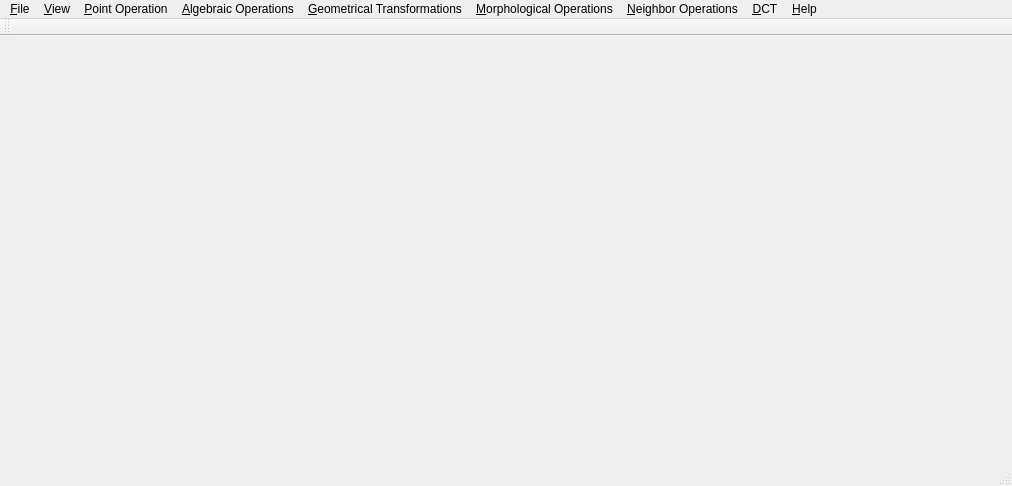
<?xml version="1.0" encoding="UTF-8"?>
<ui version="4.0">
 <class>ImageDisplayer</class>
 <widget class="QMainWindow" name="ImageDisplayer">
  <property name="geometry">
   <rect>
    <x>0</x>
    <y>0</y>
    <width>1012</width>
    <height>486</height>
   </rect>
  </property>
  <property name="windowTitle">
   <string>MainWindow</string>
  </property>
  <widget class="QWidget" name="centralWidget"/>
  <widget class="QMenuBar" name="menuBar">
   <property name="geometry">
    <rect>
     <x>0</x>
     <y>0</y>
     <width>1012</width>
     <height>26</height>
    </rect>
   </property>
   <widget class="QMenu" name="menuFile">
    <property name="title">
     <string>&amp;File</string>
    </property>
    <addaction name="actionOpen"/>
    <addaction name="actionExit"/>
   </widget>
   <widget class="QMenu" name="menu_View">
    <property name="title">
     <string>&amp;View</string>
    </property>
    <addaction name="action_Actual_Size"/>
    <addaction name="action_Fit_to_Window"/>
    <addaction name="separator"/>
    <addaction name="actionZoom_In"/>
    <addaction name="actionZoom_Out"/>
   </widget>
   <widget class="QMenu" name="menu_Help">
    <property name="title">
     <string>&amp;Help</string>
    </property>
    <addaction name="action_About"/>
   </widget>
   <widget class="QMenu" name="menuPoint_Operation">
    <property name="title">
     <string>&amp;Point Operation</string>
    </property>
    <addaction name="actionHistogram"/>
    <addaction name="action_Linear_Transformation"/>
    <addaction name="action_Anti_color_Image"/>
    <addaction name="action_Threshold"/>
    <addaction name="actionHistogram_Normalization"/>
   </widget>
   <widget class="QMenu" name="menu_Algebraic_Operations">
    <property name="title">
     <string>&amp;Algebraic Operations</string>
    </property>
    <addaction name="action_Addition"/>
    <addaction name="action_Subtraction"/>
    <addaction name="action_Translation"/>
   </widget>
   <widget class="QMenu" name="menu_Geometrical_Transformations">
    <property name="title">
     <string>&amp;Geometrical Transformations</string>
    </property>
    <addaction name="action_Horizontal_Mirror"/>
    <addaction name="action_Vertical_Mirror"/>
    <addaction name="action_Affine_Transformation"/>
   </widget>
   <widget class="QMenu" name="menu_Morphological_Operations">
    <property name="title">
     <string>&amp;Morphological Operations</string>
    </property>
    <addaction name="action_Erosion"/>
    <addaction name="action_Dilation"/>
    <addaction name="action_Open_Operation"/>
    <addaction name="action_Close_Operation"/>
    <addaction name="action_Thinning"/>
   </widget>
   <widget class="QMenu" name="menu_Neighbor_Operations">
    <property name="title">
     <string>&amp;Neighbor Operations</string>
    </property>
    <widget class="QMenu" name="menu_Edge_Detection">
     <property name="title">
      <string>&amp;Edge Detection</string>
     </property>
     <addaction name="actionRobert"/>
     <addaction name="action_Prewitt"/>
     <addaction name="action_Sobel"/>
     <addaction name="action_Canny"/>
    </widget>
    <widget class="QMenu" name="menu_Smoothing_Operation">
     <property name="title">
      <string>&amp;Smoothing Operation</string>
     </property>
     <addaction name="action_Neighborhood_averaging"/>
     <addaction name="action_Gaussian_Filter"/>
     <addaction name="action_Median_Filter"/>
    </widget>
    <addaction name="menu_Edge_Detection"/>
    <addaction name="menu_Smoothing_Operation"/>
   </widget>
   <widget class="QMenu" name="menuDCT">
    <property name="title">
     <string>&amp;DCT</string>
    </property>
    <addaction name="action2DDCT_by_8_8_blocks_report"/>
   </widget>
   <addaction name="menuFile"/>
   <addaction name="menu_View"/>
   <addaction name="menuPoint_Operation"/>
   <addaction name="menu_Algebraic_Operations"/>
   <addaction name="menu_Geometrical_Transformations"/>
   <addaction name="menu_Morphological_Operations"/>
   <addaction name="menu_Neighbor_Operations"/>
   <addaction name="menuDCT"/>
   <addaction name="menu_Help"/>
  </widget>
  <widget class="QToolBar" name="mainToolBar">
   <attribute name="toolBarArea">
    <enum>TopToolBarArea</enum>
   </attribute>
   <attribute name="toolBarBreak">
    <bool>false</bool>
   </attribute>
  </widget>
  <widget class="QStatusBar" name="statusBar"/>
  <action name="actionOpen">
   <property name="text">
    <string>&amp;Open</string>
   </property>
   <property name="shortcut">
    <string>Ctrl+O</string>
   </property>
  </action>
  <action name="actionExit">
   <property name="text">
    <string>E&amp;xit</string>
   </property>
   <property name="shortcut">
    <string>Ctrl+X</string>
   </property>
  </action>
  <action name="action_Actual_Size">
   <property name="text">
    <string>&amp;Actual Size</string>
   </property>
  </action>
  <action name="action_Fit_to_Window">
   <property name="checkable">
    <bool>true</bool>
   </property>
   <property name="enabled">
    <bool>false</bool>
   </property>
   <property name="text">
    <string>&amp;Fit to Window</string>
   </property>
  </action>
  <action name="action_About">
   <property name="icon">
    <iconset resource="icon.qrc">
     <normaloff>:/icon/dip</normaloff>:/icon/dip</iconset>
   </property>
   <property name="text">
    <string>&amp;About</string>
   </property>
  </action>
  <action name="actionZoom_In">
   <property name="text">
    <string>Zoom &amp;In</string>
   </property>
   <property name="shortcut">
    <string>Ctrl++</string>
   </property>
  </action>
  <action name="actionZoom_Out">
   <property name="text">
    <string>Zoom &amp;Out</string>
   </property>
   <property name="shortcut">
    <string>Ctrl+-</string>
   </property>
  </action>
  <action name="actionGenerate">
   <property name="text">
    <string>Generate</string>
   </property>
  </action>
  <action name="actionHistogram">
   <property name="text">
    <string>&amp;Histogram</string>
   </property>
  </action>
  <action name="action_Linear_Transformation">
   <property name="text">
    <string>&amp;Linear Transformation</string>
   </property>
  </action>
  <action name="action_Anti_color_Image">
   <property name="text">
    <string>&amp;Anti-color Image</string>
   </property>
  </action>
  <action name="action_Threshold">
   <property name="text">
    <string>&amp;Threshold</string>
   </property>
  </action>
  <action name="actionHistogram_Normalization">
   <property name="text">
    <string>Histogram &amp;Normalization</string>
   </property>
  </action>
  <action name="action_Addition">
   <property name="text">
    <string>&amp;Addition</string>
   </property>
  </action>
  <action name="action_Subtraction">
   <property name="text">
    <string>&amp;Subtraction</string>
   </property>
  </action>
  <action name="action_Translation">
   <property name="text">
    <string>&amp;Translation</string>
   </property>
  </action>
  <action name="action_Horizontal_Mirror">
   <property name="text">
    <string>&amp;Horizontal Mirror</string>
   </property>
  </action>
  <action name="action_Vertical_Mirror">
   <property name="text">
    <string>&amp;Vertical Mirror</string>
   </property>
  </action>
  <action name="action_Erosion">
   <property name="text">
    <string>&amp;Erosion</string>
   </property>
  </action>
  <action name="action_Dilation">
   <property name="text">
    <string>&amp;Dilation</string>
   </property>
  </action>
  <action name="action_Open_Operation">
   <property name="text">
    <string>&amp;Open Operation</string>
   </property>
  </action>
  <action name="action_Close_Operation">
   <property name="text">
    <string>&amp;Close Operation</string>
   </property>
  </action>
  <action name="action_Thinning">
   <property name="text">
    <string>&amp;Thinning</string>
   </property>
  </action>
  <action name="action_Affine_Transformation">
   <property name="text">
    <string>&amp;Affine Transformation</string>
   </property>
  </action>
  <action name="actionRobert">
   <property name="text">
    <string>&amp;Robert</string>
   </property>
  </action>
  <action name="action_Sobel">
   <property name="text">
    <string>&amp;Sobel</string>
   </property>
  </action>
  <action name="action_Canny">
   <property name="text">
    <string>&amp;Canny</string>
   </property>
  </action>
  <action name="action_Prewitt">
   <property name="text">
    <string>&amp;Prewitt</string>
   </property>
  </action>
  <action name="action_Neighborhood_averaging">
   <property name="text">
    <string>&amp;Neighborhood averaging</string>
   </property>
  </action>
  <action name="action_Gaussian_Filter">
   <property name="text">
    <string>&amp;Gaussian Filter</string>
   </property>
  </action>
  <action name="action_Median_Filter">
   <property name="text">
    <string>&amp;Median Filter</string>
   </property>
  </action>
  <action name="action2DDCT_by_8_8_blocks_report">
   <property name="text">
    <string>2DDCT by 8*8 blocks report</string>
   </property>
  </action>
 </widget>
 <layoutdefault spacing="6" margin="11"/>
 <resources>
  <include location="icon.qrc"/>
 </resources>
 <connections/>
</ui>
